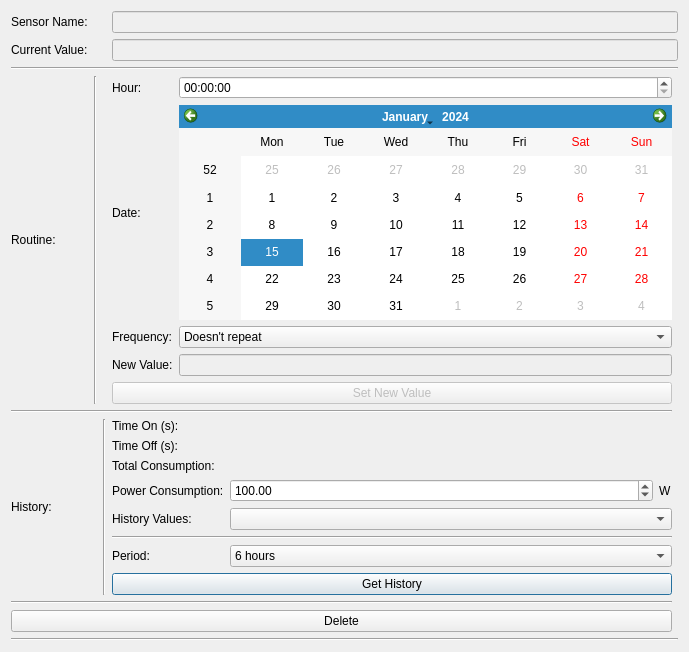
<?xml version="1.0" encoding="UTF-8"?>
<ui version="4.0">
 <class>SensorInfoDialog</class>
 <widget class="QDialog" name="SensorInfoDialog">
  <property name="geometry">
   <rect>
    <x>0</x>
    <y>0</y>
    <width>689</width>
    <height>652</height>
   </rect>
  </property>
  <property name="windowTitle">
   <string>Dialog</string>
  </property>
  <layout class="QGridLayout" name="gridLayout_2">
   <item row="1" column="0">
    <layout class="QGridLayout" name="gridLayout">
     <item row="0" column="0">
      <widget class="QLabel" name="label_2">
       <property name="text">
        <string>Sensor Name:</string>
       </property>
      </widget>
     </item>
     <item row="1" column="3" colspan="2">
      <widget class="QLineEdit" name="edit_current_value">
       <property name="enabled">
        <bool>false</bool>
       </property>
      </widget>
     </item>
     <item row="13" column="0" colspan="4">
      <widget class="Line" name="line_4">
       <property name="orientation">
        <enum>Qt::Horizontal</enum>
       </property>
      </widget>
     </item>
     <item row="6" column="0">
      <widget class="QLabel" name="label_4">
       <property name="text">
        <string>History:</string>
       </property>
      </widget>
     </item>
     <item row="4" column="0">
      <widget class="QLabel" name="label_9">
       <property name="text">
        <string>Routine:</string>
       </property>
      </widget>
     </item>
     <item row="6" column="3">
      <layout class="QGridLayout" name="gridLayout_4">
       <item row="10" column="0" colspan="3">
        <widget class="QPushButton" name="pushButton_2">
         <property name="text">
          <string>Get History</string>
         </property>
        </widget>
       </item>
       <item row="2" column="0">
        <widget class="QLabel" name="label_one">
         <property name="text">
          <string>Time On (s):</string>
         </property>
        </widget>
       </item>
       <item row="3" column="0">
        <widget class="QLabel" name="label_off">
         <property name="text">
          <string>Time Off (s):</string>
         </property>
        </widget>
       </item>
       <item row="5" column="0">
        <widget class="QLabel" name="label_6">
         <property name="text">
          <string>Power Consumption:</string>
         </property>
        </widget>
       </item>
       <item row="6" column="0">
        <widget class="QLabel" name="label_5">
         <property name="text">
          <string>History Values:</string>
         </property>
        </widget>
       </item>
       <item row="4" column="1" colspan="2">
        <widget class="QLabel" name="label_consumption">
         <property name="text">
          <string/>
         </property>
        </widget>
       </item>
       <item row="8" column="0">
        <widget class="QLabel" name="label_8">
         <property name="text">
          <string>Period:</string>
         </property>
        </widget>
       </item>
       <item row="4" column="0">
        <widget class="QLabel" name="label_consumption_2">
         <property name="text">
          <string>Total Consumption:</string>
         </property>
        </widget>
       </item>
       <item row="3" column="1" colspan="2">
        <widget class="QLabel" name="label_time_off">
         <property name="text">
          <string/>
         </property>
        </widget>
       </item>
       <item row="8" column="1" colspan="2">
        <widget class="QComboBox" name="cb_period">
         <item>
          <property name="text">
           <string>6 hours</string>
          </property>
         </item>
         <item>
          <property name="text">
           <string>12 hours</string>
          </property>
         </item>
         <item>
          <property name="text">
           <string>1 day</string>
          </property>
         </item>
         <item>
          <property name="text">
           <string>2 days</string>
          </property>
         </item>
         <item>
          <property name="text">
           <string>4 days</string>
          </property>
         </item>
         <item>
          <property name="text">
           <string>7 days</string>
          </property>
         </item>
         <item>
          <property name="text">
           <string>2 weeks</string>
          </property>
         </item>
         <item>
          <property name="text">
           <string>2 month</string>
          </property>
         </item>
        </widget>
       </item>
       <item row="2" column="1" colspan="2">
        <widget class="QLabel" name="label_time_on">
         <property name="text">
          <string/>
         </property>
        </widget>
       </item>
       <item row="7" column="0" colspan="3">
        <widget class="Line" name="line_3">
         <property name="orientation">
          <enum>Qt::Horizontal</enum>
         </property>
        </widget>
       </item>
       <item row="5" column="1">
        <widget class="QDoubleSpinBox" name="cb_bulb_type">
         <property name="sizePolicy">
          <sizepolicy hsizetype="MinimumExpanding" vsizetype="Fixed">
           <horstretch>0</horstretch>
           <verstretch>0</verstretch>
          </sizepolicy>
         </property>
         <property name="maximum">
          <double>999999.989999999990687</double>
         </property>
         <property name="value">
          <double>100.000000000000000</double>
         </property>
        </widget>
       </item>
       <item row="6" column="1" colspan="2">
        <widget class="QComboBox" name="cb_values"/>
       </item>
       <item row="5" column="2">
        <widget class="QLabel" name="label_7">
         <property name="sizePolicy">
          <sizepolicy hsizetype="Preferred" vsizetype="Preferred">
           <horstretch>0</horstretch>
           <verstretch>0</verstretch>
          </sizepolicy>
         </property>
         <property name="text">
          <string>W</string>
         </property>
        </widget>
       </item>
      </layout>
     </item>
     <item row="5" column="0" colspan="4">
      <widget class="Line" name="line_5">
       <property name="orientation">
        <enum>Qt::Horizontal</enum>
       </property>
      </widget>
     </item>
     <item row="17" column="0" colspan="5">
      <widget class="Line" name="line">
       <property name="orientation">
        <enum>Qt::Horizontal</enum>
       </property>
      </widget>
     </item>
     <item row="4" column="3">
      <layout class="QGridLayout" name="gridLayout_3">
       <item row="3" column="0">
        <widget class="QLabel" name="label_14">
         <property name="text">
          <string>Frequency:</string>
         </property>
        </widget>
       </item>
       <item row="3" column="1">
        <widget class="QComboBox" name="comboBox">
         <item>
          <property name="text">
           <string>Doesn't repeat</string>
          </property>
         </item>
         <item>
          <property name="text">
           <string>Daily</string>
          </property>
         </item>
         <item>
          <property name="text">
           <string>Weekly</string>
          </property>
         </item>
         <item>
          <property name="text">
           <string>Montly</string>
          </property>
         </item>
        </widget>
       </item>
       <item row="2" column="1">
        <widget class="QCalendarWidget" name="calendarWidget"/>
       </item>
       <item row="2" column="0">
        <widget class="QLabel" name="label_13">
         <property name="text">
          <string>Date:</string>
         </property>
        </widget>
       </item>
       <item row="6" column="0" colspan="2">
        <widget class="QPushButton" name="pushButton">
         <property name="enabled">
          <bool>false</bool>
         </property>
         <property name="text">
          <string>Set New Value</string>
         </property>
        </widget>
       </item>
       <item row="1" column="0">
        <widget class="QLabel" name="label_12">
         <property name="text">
          <string>Hour:</string>
         </property>
        </widget>
       </item>
       <item row="1" column="1">
        <widget class="QTimeEdit" name="timeEdit"/>
       </item>
       <item row="5" column="0">
        <widget class="QLabel" name="label_3">
         <property name="text">
          <string>New Value:</string>
         </property>
        </widget>
       </item>
       <item row="5" column="1">
        <widget class="QLineEdit" name="edit_new_value">
         <property name="enabled">
          <bool>false</bool>
         </property>
        </widget>
       </item>
      </layout>
     </item>
     <item row="0" column="3" colspan="2">
      <widget class="QLineEdit" name="edit_sensor_name">
       <property name="enabled">
        <bool>false</bool>
       </property>
      </widget>
     </item>
     <item row="16" column="0" colspan="4">
      <widget class="QPushButton" name="pushButton_3">
       <property name="text">
        <string>Delete</string>
       </property>
      </widget>
     </item>
     <item row="6" column="2">
      <widget class="Line" name="line_6">
       <property name="orientation">
        <enum>Qt::Vertical</enum>
       </property>
      </widget>
     </item>
     <item row="3" column="0" colspan="5">
      <widget class="Line" name="line_2">
       <property name="orientation">
        <enum>Qt::Horizontal</enum>
       </property>
      </widget>
     </item>
     <item row="1" column="0">
      <widget class="QLabel" name="label">
       <property name="text">
        <string>Current Value:</string>
       </property>
      </widget>
     </item>
     <item row="4" column="1">
      <widget class="Line" name="line_7">
       <property name="orientation">
        <enum>Qt::Vertical</enum>
       </property>
      </widget>
     </item>
    </layout>
   </item>
  </layout>
 </widget>
 <tabstops>
  <tabstop>edit_sensor_name</tabstop>
  <tabstop>edit_current_value</tabstop>
  <tabstop>cb_bulb_type</tabstop>
  <tabstop>cb_values</tabstop>
  <tabstop>cb_period</tabstop>
  <tabstop>pushButton_2</tabstop>
 </tabstops>
 <resources/>
 <connections/>
</ui>
